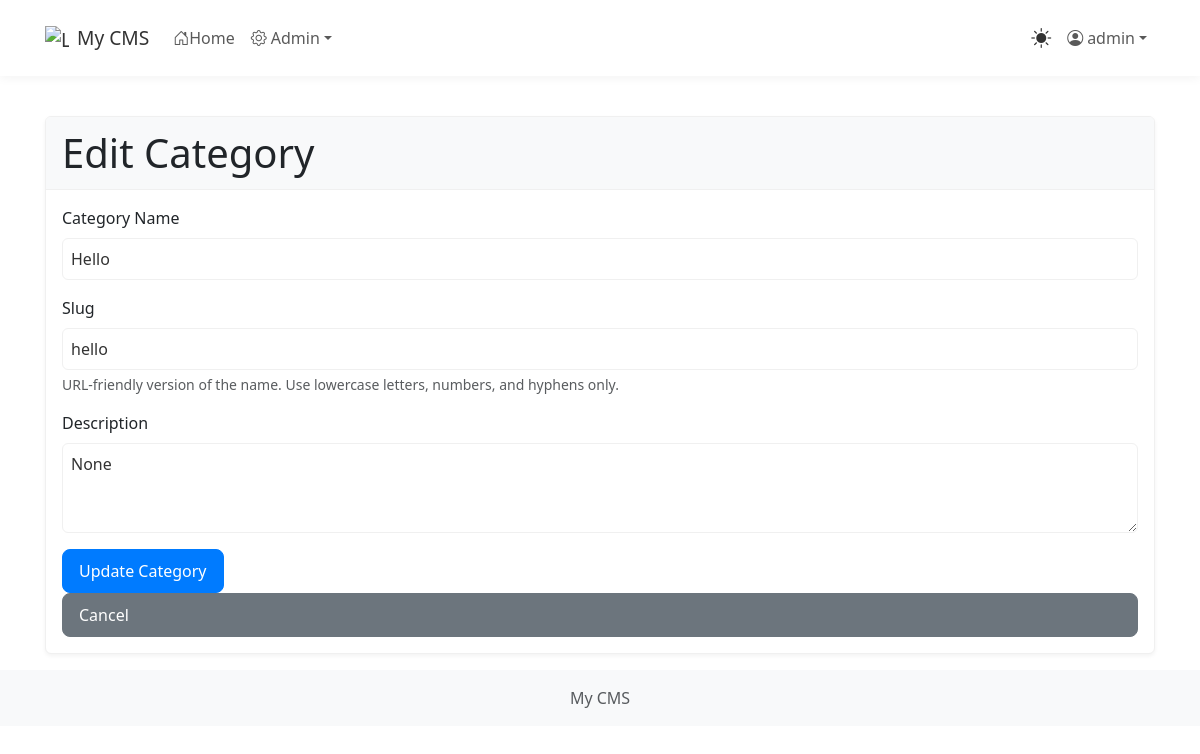
The page /admin/category/1/edit (signed in) on the database its author committed.
### app/models.py (models this page shows, shortened)
class Settings(db.Model):
    __tablename__ = 'settings'
    _cache = {}
    id = db.Column(db.Integer, primary_key=True)
    key = db.Column(db.String(50), unique=True, nullable=False)
    value = db.Column(db.String(500))
    type = db.Column(db.String(20), default='string')
    description = db.Column(db.String(200))
    @staticmethod
    def get(key, default=None):
        setting = Settings.query.filter_by(key=key).first()
        if setting is None:
            return default
        try:
            if setting.type == 'boolean':
                return setting.value.lower() in ('true', '1', 'yes', 'on')
            elif setting.type == 'integer':
                return int(float(setting.value))
            elif setting.type == 'float':
                return float(setting.value)
            elif setting.type == 'json':
                return json.loads(setting.value)
            else:  # string
                return setting.value
        except (ValueError, json.JSONDecodeError) as e:
            current_app.logger.error(f"Error converting setting {key}: {str(e)}")
            return default

class User(UserMixin, db.Model):
    id = db.Column(db.Integer, primary_key=True)
    username = db.Column(db.String(64), unique=True, nullable=False)
    email = db.Column(db.String(120), unique=True, nullable=False)
    password_hash = db.Column(db.String(128))
    is_admin = db.Column(db.Boolean, default=False)
    is_active = db.Column(db.Boolean, default=True)
    created_at = db.Column(db.DateTime, default=datetime.utcnow)
    last_seen = db.Column(db.DateTime, default=datetime.utcnow)
    profile_image = db.Column(db.String(200))
    bio = db.Column(db.Text)
    website = db.Column(db.String(200))
    social_facebook = db.Column(db.String(200))
    social_twitter = db.Column(db.String(200))
    social_instagram = db.Column(db.String(200))
    email_confirmed = db.Column(db.Boolean, default=False)
    role_id = db.Column(db.Integer, db.ForeignKey('role.id'))
    last_activity = db.Column(db.DateTime, default=datetime.utcnow)
    failed_login_attempts = db.Column(db.Integer, default=0)
    account_locked = db.Column(db.Boolean, default=False)
    account_locked_until = db.Column(db.DateTime)
    must_change_password = db.Column(db.Boolean, default=False)
    password_changed_at = db.Column(db.DateTime)
    posts = db.relationship('Post', backref='author', lazy='dynamic')
    comments = db.relationship('Comment', backref='author', lazy='dynamic')
    likes = db.relationship('Like', backref='user', lazy='dynamic')
    page_views = db.relationship('PageView', back_populates='user', lazy='dynamic')

class Category(db.Model):
    id = db.Column(db.Integer, primary_key=True)
    name = db.Column(db.String(64), unique=True, nullable=False)
    slug = db.Column(db.String(64), unique=True, nullable=False)
    description = db.Column(db.Text)
    image = db.Column(db.String(200))
    parent_id = db.Column(db.Integer, db.ForeignKey('category.id'))
    created_at = db.Column(db.DateTime, default=datetime.utcnow)
    posts = db.relationship('Post', backref='category', lazy='dynamic')
    children = db.relationship('Category', backref=db.backref('parent', remote_side=[id]))

### app/admin/routes.py (the view, shortened to what this page needs)
@bp.route('/category/<int:id>/edit', methods=['GET', 'POST'])
@login_required
@admin_required
def edit_category(id):
    category = Category.query.get_or_404(id)
    return render_template('admin/edit_category.html', category=category)

### app/admin/__init__.py (called while the page is built)
@bp.context_processor
def inject_admin_context():
    from app.models import Settings, Role
    return dict(Settings=Settings, Role=Role)

### app/admin/routes.py (called while the page is built)
def admin_required(f):
    @wraps(f)
    def decorated_function(*args, **kwargs):
        if not current_user.is_authenticated or not current_user.is_admin:
            flash('You need to be an admin to access this page.', 'danger')
            return redirect(url_for('main.index'))
        return f(*args, **kwargs)
    return decorated_function

### app/models.py (called while the page is built)
@login_manager.user_loader
def load_user(id):
    return User.query.get(int(id))

### app/templates/admin/edit_category.html (shortened to what this page needs)
{% extends "base.html" %}
{% block content %}
<div class="card">
    <div class="card-header">
        <h2 class="mb-0">Edit Category</h2>
    </div>
    <div class="card-body">
        <form method="POST">
            <div class="mb-3">
                <label for="name" class="form-label">Category Name</label>
                <input type="text" class="form-control" id="name" name="name" value="{{ category.name }}" required>
            </div>
            <div class="mb-3">
                <label for="slug" class="form-label">Slug</label>
                <input type="text" class="form-control" id="slug" name="slug" value="{{ category.slug }}" required>
                <div class="form-text">URL-friendly version of the name. Use lowercase letters, numbers, and hyphens only.</div>
            </div>
            <div class="mb-3">
                <label for="description" class="form-label">Description</label>
                <textarea class="form-control" id="description" name="description" rows="3">{{ category.description }}</textarea>
            </div>
            <button type="submit" class="btn btn-primary">Update Category</button>
            <a href="{{ url_for('admin.categories') }}" class="btn btn-secondary">Cancel</a>
        </form>
    </div>
</div>
{% endblock %}

### app/templates/base.html (shortened to what this page needs)
<!DOCTYPE html>
<html lang="en" data-theme="light">
<head>
    <link href="https://cdn.jsdelivr.net/npm/bootstrap@5.3.0/dist/css/bootstrap.min.css" rel="stylesheet">
    <link rel="stylesheet" href="https://cdn.jsdelivr.net/npm/bootstrap-icons@1.7.2/font/bootstrap-icons.css">
    <link rel="stylesheet" href="{{ url_for('static', filename='css/style.css') }}">
</head>
<body>
    <div class="search-form">
        <form action="{{ url_for('main.search') }}" method="GET" class="d-flex">
            <button type="submit" class="btn btn-primary ms-2"></button>
            <button type="button" class="btn btn-link ms-2" id="close-search"></button>
        </form>
    </div>
    <nav class="navbar navbar-expand-lg navbar-light fixed-top">
        <div class="container">
            <a class="navbar-brand d-flex align-items-center" href="{{ url_for('main.index') }}">
                <img src="{{ url_for('static', filename='icons/icon-48x48.png') }}" alt="Logo" class="me-2" width="24" height="24">
                <span class="d-none d-sm-inline">{{ get_setting('site_name', 'CMS') }}</span>
            </a>
            <div class="collapse navbar-collapse" id="navbarNav">
                <ul class="navbar-nav me-auto">
                    <li class="nav-item">
                        <a class="nav-link" href="{{ url_for('main.index') }}">
                            <i class="bi bi-house-door"></i> Home
                        </a>
                    </li>
                    {% if current_user.is_authenticated and current_user.is_admin %}
                    <li class="nav-item dropdown">
                        <a class="nav-link dropdown-toggle d-flex align-items-center" href="#" id="adminDropdown" role="button"
                           data-bs-toggle="dropdown" aria-expanded="false">
                            <i class="bi bi-gear me-1"></i> Admin
                        </a>
                    </li>
                    {% endif %}
                </ul>
                <ul class="navbar-nav">
                    <li class="nav-item">
                        <button id="theme-toggle" class="btn nav-link" aria-label="Toggle theme">
                            <i class="bi bi-sun-fill theme-icon-light"></i>
                        </button>
                    </li>
                    {% if current_user.is_authenticated %}
                    <li class="nav-item dropdown">
                        <a class="nav-link dropdown-toggle d-flex align-items-center" href="#" id="userDropdown" role="button"
                           data-bs-toggle="dropdown" aria-expanded="false">
                            <i class="bi bi-person-circle me-1"></i> {{ current_user.username }}
                        </a>
                    </li>
                    {% else %}
                    <li class="nav-item">
                        <a class="nav-link" href="{{ url_for('auth.login') }}">
                            <i class="bi bi-box-arrow-in-right"></i> Login
                        </a>
                    </li>
                    {% endif %}
                </ul>
            </div>
        </div>
    </nav>
    <main class="container mt-5 pt-4">
        {% block content %}{% endblock %}
    </main>
    <footer class="footer mt-auto py-3 bg-light">
        <div class="container text-center">
            <span class="text-muted"> {{ get_setting('site_name', 'CMS') }} {{ now.year }}</span>
        </div>
    </footer>
</body>
</html>

### app/static/css/style.css (style rules this page uses)
:root[data-theme="light"] { --bg-primary: #ffffff; --bg-secondary: #f8f9fa; --text-primary: #333333; --text-secondary: #6c757d; --border-color: #f0f0f0; --shadow-color: rgba(0,0,0,0.05); --navbar-bg: #ffffff; --card-bg: #ffffff; --link-color: #007bff; --link-hover: #0056b3; --dropdown-bg: #ffffff; --dropdown-hover: #f8f9fa; }
#theme-toggle { padding: 0.5rem; font-size: 1.25rem; line-height: 1; border: none; background: transparent; color: var(--text-primary); }
.theme-icon-light, .theme-icon-dark { display: none; }
[data-theme="light"] .theme-icon-light, [data-theme="dark"] .theme-icon-dark { display: inline-block; }
body { background-color: var(--bg-primary); color: var(--text-primary); font-size: 16px; -webkit-text-size-adjust: 100%; line-height: 1.6; transition: background-color 0.3s ease, color 0.3s ease; }
body { font-size: 16px; line-height: 1.5; -webkit-text-size-adjust: 100%; -webkit-tap-highlight-color: transparent; }
.navbar { padding: 0.5rem 1rem; backdrop-filter: blur(10px); -webkit-backdrop-filter: blur(10px); background-color: rgba(var(--navbar-bg-rgb), 0.95) !important; }
h2 { font-size: 1.5rem; }
@media (min-width: 768px) { h2 { font-size: 2rem; } }
@media (min-width: 1200px) { h2 { font-size: 2.5rem; } }
.card { box-shadow: 0 2px 4px var(--shadow-color); border: 1px solid var(--border-color); margin-bottom: 1rem; }
.card-header { background-color: var(--bg-secondary); border-bottom: 1px solid var(--border-color); padding: 0.75rem 1rem; }
.form-control { font-size: 1rem; padding: 0.5rem; height: auto; background-color: var(--bg-primary); border-color: var(--border-color); color: var(--text-primary); }
.navbar { background-color: var(--navbar-bg) !important; box-shadow: 0 2px 10px var(--shadow-color); padding: 1rem 0; transition: background-color 0.3s ease; }
.navbar-brand { font-size: 1.2rem; color: var(--text-primary) !important; }
.btn { border-radius: 0.5rem; padding: 0.5rem 1rem; font-size: 0.9rem; touch-action: manipulation; }
@media (min-width: 768px) { .btn { font-size: 1rem; } }
.nav-link, .btn, .dropdown-item { min-height: 44px; display: flex; align-items: center; }
* { -webkit-tap-highlight-color: rgba(0,0,0,0); }
.container { width: 100%; padding-right: 15px; padding-left: 15px; margin-right: auto; margin-left: auto; }
a { color: var(--link-color); text-decoration: none; }
.btn-primary { background-color: var(--link-color); border-color: var(--link-color); }

### rows shown on the page
Settings: type+value "My CMS"
User: username "admin"
Category: name "Hello", slug "hello", description "None"
